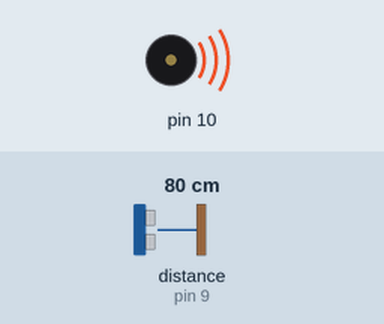
Simulated run of this sketch. Board: Arduino Uno, built with avr-gcc and run on an emulated ATmega328P. Parts: buzzer (waves = sounding). Wiring (inferred from the names in the program): ultrasonic range finder: trigger pin 9; echo pin 9. Inputs (shaded band) come from the test bench; at power-on: distance to the obstacle (sensor on pin 9) 80 cm. The echo pulse lasts 58.3 µs per cm; what the sketch prints to the serial monitor is not drawn.

Above: at 1.2 s.
1.3 s: distance to the obstacle (sensor on pin 9) set to 2 cm
At 2.0 s:
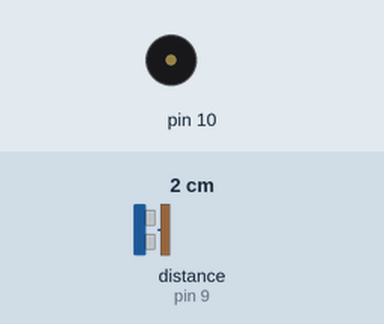
2.8 s: distance to the obstacle (sensor on pin 9) set to 4 cm
At 3.1 s:
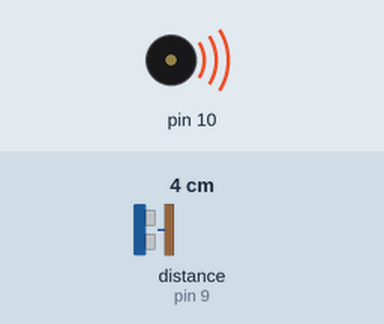
Timing chart, 0 to 5.8 s (numbered marks = the images above; inputs shaded):
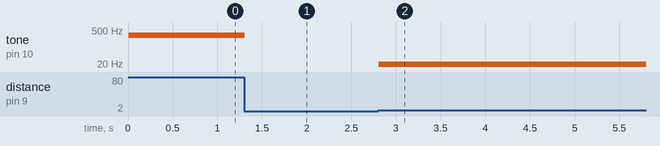

The sketch:

PINGTesting.ino
```cpp
unsigned long echo = 0;
int ultraSoundSignal = 9; // Ultrasound signal pin
unsigned long ultrasoundValue = 0;

void setup()
{
  Serial.begin(9600);
  pinMode(ultraSoundSignal,OUTPUT);
}

unsigned long ping()
{
  pinMode(ultraSoundSignal, OUTPUT); // Switch signalpin to output
  digitalWrite(ultraSoundSignal, LOW); // Send low pulse
  delayMicroseconds(2); // Wait for 2 microseconds
  digitalWrite(ultraSoundSignal, HIGH); // Send high pulse
  delayMicroseconds(5); // Wait for 5 microseconds
  digitalWrite(ultraSoundSignal, LOW); // Holdoff
  pinMode(ultraSoundSignal, INPUT); // Switch signalpin to input
  digitalWrite(ultraSoundSignal, HIGH); // Turn on pullup resistor
  // please note that pulseIn has a 1sec timeout, which may
  // not be desirable. Depending on your sensor specs, you
  // can likely bound the time like this -- marcmerlin
  // echo = pulseIn(ultraSoundSignal, HIGH, 38000)
  echo = pulseIn(ultraSoundSignal, HIGH); //Listen for echo
  ultrasoundValue = (echo / 58.138) * .39; //convert to CM then to inches
  return ultrasoundValue;
}

void loop()
{
  int x = 0;
  x = ping();
  Serial.println(x);
  delay(2); //delay 1/4 seconds.

  tone(10, x*10, 10);
}
```

Measured:
- after the input at 1.3 s, tone on pin 10: 310 Hz → silent at once
- after the input at 2.8 s, tone on pin 10: silent → 10 Hz at once
